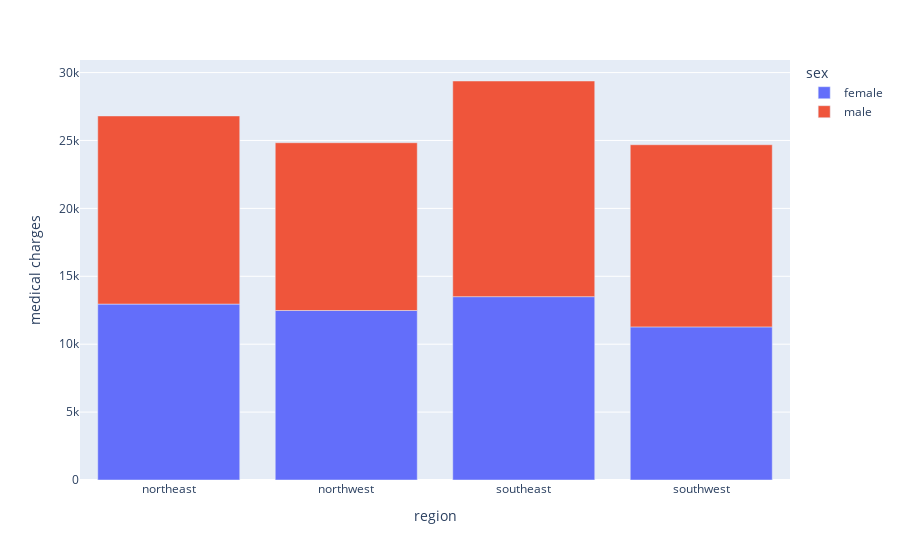

The notebook cell this image was saved under:
### Code cell
grouped_data = df_costs.groupby(['region', 'sex'])['medical charges'].mean().reset_index()
grouped_data
fig = px.bar(grouped_data, x='region', y='medical charges', color='sex')
fig.show()

### Figure 1 — Plotly figure (JSON) as saved in the notebook; plotly's stock layout.template omitted (floating-point values rounded to 4 significant figures)
{"data": [{"alignmentgroup": "True", "hovertemplate": "sex=female<br>region=%{x}<br>medical charges=%{y}<extra></extra>", "legendgroup": "female", "marker": {"color": "#636efa", "pattern": {"shape": ""}}, "name": "female", "offsetgroup": "female", "orientation": "v", "showlegend": true, "textposition": "auto", "type": "bar", "x": ["northeast", "northwest", "southeast", "southwest"], "xaxis": "x", "y": [12950.0, 12480.0, 13500.0, 11270.0], "yaxis": "y"}, {"alignmentgroup": "True", "hovertemplate": "sex=male<br>region=%{x}<br>medical charges=%{y}<extra></extra>", "legendgroup": "male", "marker": {"color": "#EF553B", "pattern": {"shape": ""}}, "name": "male", "offsetgroup": "male", "orientation": "v", "showlegend": true, "textposition": "auto", "type": "bar", "x": ["northeast", "northwest", "southeast", "southwest"], "xaxis": "x", "y": [13850.0, 12350.0, 15880.0, 13410.0], "yaxis": "y"}], "layout": {"barmode": "relative", "legend": {"title": {"text": "sex"}, "tracegroupgap": 0}, "margin": {"t": 60}, "xaxis": {"anchor": "y", "domain": [0, 1], "title": {"text": "region"}}, "yaxis": {"anchor": "x", "domain": [0, 1], "title": {"text": "medical charges"}}}}
